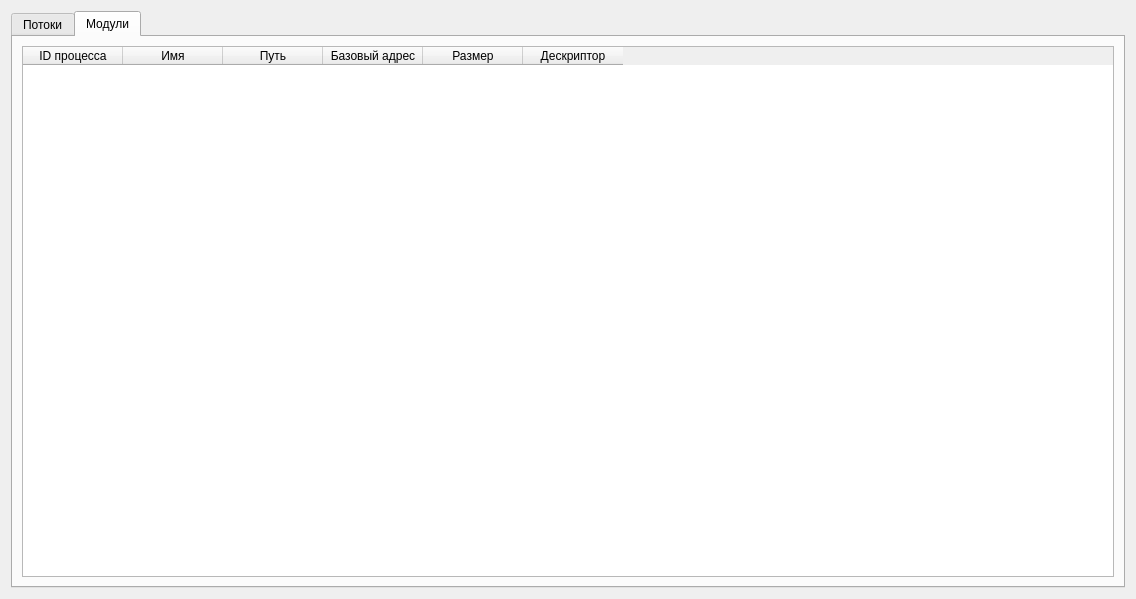
<?xml version="1.0" encoding="UTF-8"?>
<ui version="4.0">
 <class>Form1</class>
 <widget class="QDialog" name="Form1">
  <property name="geometry">
   <rect>
    <x>0</x>
    <y>0</y>
    <width>1136</width>
    <height>599</height>
   </rect>
  </property>
  <property name="windowTitle">
   <string>Dialog</string>
  </property>
  <layout class="QVBoxLayout" name="verticalLayout">
   <item>
    <widget class="QTabWidget" name="tabWidget">
     <property name="currentIndex">
      <number>1</number>
     </property>
     <widget class="QWidget" name="tab">
      <attribute name="title">
       <string>Потоки</string>
      </attribute>
      <layout class="QVBoxLayout" name="verticalLayout_2">
       <item>
        <widget class="QTableWidget" name="th_table">
         <column>
          <property name="text">
           <string>ID</string>
          </property>
         </column>
         <column>
          <property name="text">
           <string>ID процесса</string>
          </property>
         </column>
         <column>
          <property name="text">
           <string>Приоритет</string>
          </property>
         </column>
        </widget>
       </item>
      </layout>
     </widget>
     <widget class="QWidget" name="tab_2">
      <attribute name="title">
       <string>Модули</string>
      </attribute>
      <layout class="QVBoxLayout" name="verticalLayout_3">
       <item>
        <widget class="QTableWidget" name="mod_table">
         <column>
          <property name="text">
           <string>ID процесса</string>
          </property>
         </column>
         <column>
          <property name="text">
           <string>Имя</string>
          </property>
         </column>
         <column>
          <property name="text">
           <string>Путь</string>
          </property>
         </column>
         <column>
          <property name="text">
           <string>Базовый адрес</string>
          </property>
         </column>
         <column>
          <property name="text">
           <string>Размер</string>
          </property>
         </column>
         <column>
          <property name="text">
           <string>Дескриптор</string>
          </property>
         </column>
        </widget>
       </item>
      </layout>
     </widget>
    </widget>
   </item>
  </layout>
 </widget>
 <resources/>
 <connections/>
</ui>
